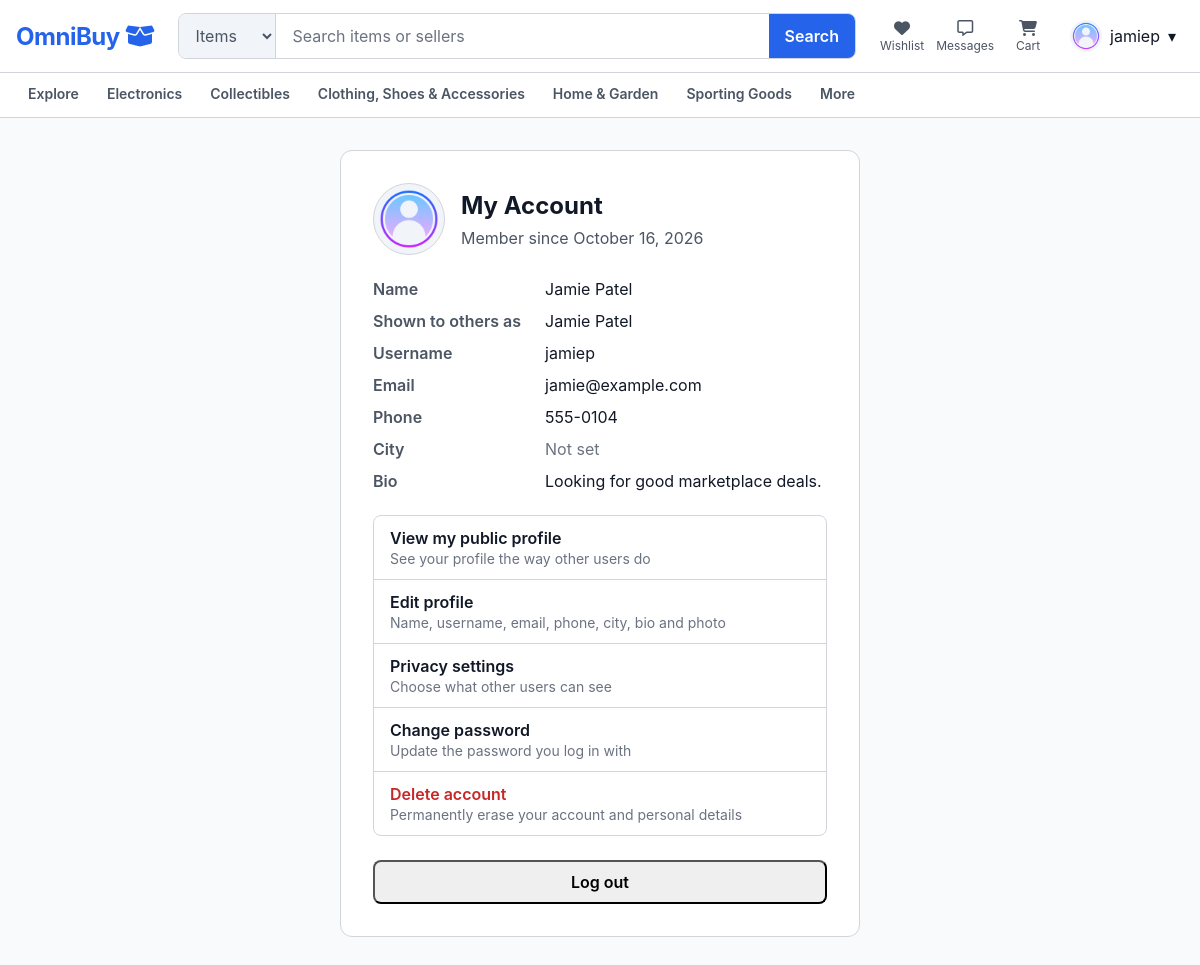
Screenshot of /pages/account.php (signed in) with the database file from the repository.
### tables this page shows
CREATE TABLE users (
    user_id BIGINT UNSIGNED NOT NULL AUTO_INCREMENT PRIMARY KEY,
    created_at TIMESTAMP NOT NULL DEFAULT CURRENT_TIMESTAMP,
    first_name VARCHAR(100) NOT NULL,
    last_name VARCHAR(100) NOT NULL,
    username VARCHAR(100) NOT NULL,
    email VARCHAR(255) NOT NULL,
    password_hash VARCHAR(255) NOT NULL,
    is_email_verified BOOLEAN NOT NULL DEFAULT FALSE,
    phone_number VARCHAR(20) NOT NULL,
    birth_date DATE NOT NULL,
    profile_image_url VARCHAR(2000) NULL,
    bio TEXT NULL DEFAULT NULL,
     
    city VARCHAR(100) NULL DEFAULT NULL,
    is_last_name_hidden BOOLEAN NOT NULL DEFAULT FALSE,
    account_status ENUM(
        'active',
        'suspended',
        'restricted',
         
        'deleted'
    ) NOT NULL
        DEFAULT 'active',
    
    UNIQUE KEY uq_users_username (username),
    UNIQUE KEY uq_users_email (email)
);

### includes/auth.php (called while the page is built, shortened)
<?php
function isLoggedIn(): bool
{
    return isset($_SESSION['user_id']);
}
function currentUser(): ?array
{
    return [
        'user_id' => (int) $_SESSION['user_id'],
        'username' => (string) ($_SESSION['username'] ?? ''),
        'avatar_url' => (string) ($_SESSION['avatar_url'] ?? AUTH_DEFAULT_AVATAR),
        'is_seller' => (bool) ($_SESSION['is_seller'] ?? false),
    ];
}

### includes/account.php (called while the page is built, shortened)
<?php
require_once __DIR__ . '/auth.php';
function loadAccount(PDO $pdo, int $userId): ?array
{
    $stmt = $pdo->prepare('
        SELECT
            user_id, first_name, last_name, username, email, phone_number,
            birth_date, profile_image_url, bio, city, is_last_name_hidden, created_at
        FROM users
        WHERE user_id = :id
    ');
    $stmt->execute(['id' => $userId]);
    $account = $stmt->fetch();
    $account['user_id'] = (int) $account['user_id'];
    $account['is_last_name_hidden'] = (bool) $account['is_last_name_hidden'];
    return $account;
}
function publicDisplayName(string $firstName, string $lastName, bool $isLastNameHidden): string
{
    return $isLastNameHidden || $lastName === '' ? $firstName : "$firstName $lastName";
}

### public/pages/account.php (the view, shortened to what this page needs)
<?php
require_once __DIR__ . '/../../includes/account.php';
require __DIR__ . '/../../db_connect.php';
$account = loadAccount($pdo, currentUser()['user_id']);
include __DIR__ . '/../components/header.php';
?>
<link rel="stylesheet" href="/assets/css/auth.css">
<section class="shell auth-page">
  <div class="auth-card">
    <div class="account-heading">
      <img class="account-avatar" alt=""
        src="<?= htmlspecialchars($account['profile_image_url'] ?: AUTH_DEFAULT_AVATAR) ?>">
      <div>
        <h1>My Account</h1>
        <p class="auth-card__subtitle">
          Member since <?= htmlspecialchars(date('F j, Y', strtotime($account['created_at']))) ?>
        </p>
      </div>
    </div>
    <dl class="account-details">
      <dt>Name</dt>
      <dd><?= htmlspecialchars($account['first_name'] . ' ' . $account['last_name']) ?></dd>
      <dt>Shown to others as</dt>
      <dd><?= htmlspecialchars(publicDisplayName(
          $account['first_name'],
          $account['last_name'],
          $account['is_last_name_hidden']
      )) ?></dd>
      <dt>Username</dt>
      <dd><?= htmlspecialchars($account['username']) ?></dd>
      <dt>Email</dt>
      <dd><?= htmlspecialchars($account['email']) ?></dd>
      <dt>Phone</dt>
      <dd><?= htmlspecialchars($account['phone_number']) ?></dd>
      <dt>City</dt>
      <dd><?= $account['city'] !== null
          ? htmlspecialchars($account['city'])
          : '<span class="account-details__empty">Not set</span>' ?></dd>
      <dt>Bio</dt>
      <dd class="account-details__bio"><?= $account['bio'] !== null
          ? htmlspecialchars($account['bio'])
          : '<span class="account-details__empty">No bio yet</span>' ?></dd>
    </dl>
    <nav class="account-actions" aria-label="Account settings">
      <a class="account-actions__link" href="/pages/profile.php?id=<?= $account['user_id'] ?>">
        <span>View my public profile</span>
        <span class="account-actions__hint">See your profile the way other users do</span>
      </a>
      <a class="account-actions__link" href="/pages/edit-profile.php">
        <span>Edit profile</span>
        <span class="account-actions__hint">Name, username, email, phone, city, bio and photo</span>
      </a>
      <a class="account-actions__link" href="/pages/privacy-settings.php">
        <span>Privacy settings</span>
        <span class="account-actions__hint">Choose what other users can see</span>
      </a>
      <a class="account-actions__link" href="/pages/change-password.php">
        <span>Change password</span>
        <span class="account-actions__hint">Update the password you log in with</span>
      </a>
      <a class="account-actions__link account-actions__link--danger" href="/pages/delete-account.php">
        <span>Delete account</span>
        <span class="account-actions__hint">Permanently erase your account and personal details</span>
      </a>
    </nav>
    <form action="/pages/logout.php" method="post">
      <button class="button auth-form__submit" type="submit">Log out</button>
    </form>
  </div>
</section>
<?php include __DIR__ . '/../components/footer.php'; ?>

### public/components/header.php (shortened to what this page needs)
<?php
$activeNav = $activeNav ?? '';
if (!isset($isLoggedIn) && session_status() === PHP_SESSION_ACTIVE && isset($_SESSION['user_id'])) {
    $isLoggedIn = true;
    $currentUser = $currentUser ?? [
        'username' => $_SESSION['username'] ?? 'Account',
        'avatar_url' => $_SESSION['avatar_url'] ?? '/assets/icons/default-avatar.png',
        'is_seller' => $_SESSION['is_seller'] ?? false,
    ];
}
$isLoggedIn = $isLoggedIn ?? false;
$currentUser = $currentUser ?? null;
function navActive(string $key, string $activeNav): string
{
    return $key === $activeNav ? ' is-active' : '';
}
?>
<!doctype html>
<html lang="en">
<head>
  <link rel="stylesheet" href="/assets/css/omnibuy-design-tokens.css">
  <link rel="stylesheet" href="/assets/css/shared-navigation.css">
</head>
<body>
<header class="site-header">
  <div class="site-header__top shell">
    <a class="brand" href="../index.php" aria-label="OmniBuy home">
      <span class="brand__name">
        OmniBuy
        <i class="fa-solid fa-box-open"></i>
      </span>
    </a>
    <form class="site-search" action="/pages/search.php" method="get" role="search">
      <select
        class="site-search__type"
        name="search_type"
        aria-label="Search type"
      >
        <option
          value="items"
          <?= ($searchType ?? 'items') === 'items'
            ? 'selected'
            : '' ?>
        >
          Items
        </option>
      </select>
      <input
        id="global-search"
        class="site-search__input"
        type="search"
        name="q"
        placeholder="Search items or sellers"
        autocomplete="off"
      >
      <button class="site-search__button" type="submit" aria-label="Search">Search</button>
    </form>
    <nav class="header-actions" aria-label="Account and shopping">
      <a class="icon-link" href="../pages/wishlist.php" aria-label="Wishlist">
        <i class="fa-solid fa-heart"></i>
        <span class="icon-link__label">Wishlist</span>
      </a>
      <a class="icon-link" href="../pages/messaging.php" aria-label="Messages">
        <i class="fa-regular fa-message"></i>
        <span class="icon-link__label">Messages</span>
      </a>
      <a class="icon-link" href="/cart.php" aria-label="Cart">
        <i class="fa-solid fa-cart-shopping"></i>
        <span class="icon-link__label">Cart</span>
      </a>
      <?php if ($isLoggedIn && $currentUser): ?>
        <div class="account-menu" data-account-menu>
          <button class="account-menu__trigger" type="button" aria-expanded="false" aria-controls="account-menu-panel">
            <img
              class="account-menu__avatar"
              src="<?= htmlspecialchars($currentUser['avatar_url'] ?? '/assets/icons/default-avatar.png') ?>"
              alt=""
            >
            <span><?= htmlspecialchars($currentUser['username'] ?? 'Account') ?></span>
            <span aria-hidden="true">▾</span>
          </button>
        </div>
      <?php else: ?>
        <a class="text-link" href="/pages/login.php">Log in</a>
        <a class="button button--primary button--small" href="/pages/signup.php">Sign up</a>
      <?php endif; ?>
    </nav>
  </div>
  <div class="site-header__nav-wrap">
    <nav class="primary-nav shell" id="primary-nav" aria-label="Primary navigation">
      <a class="primary-nav__link<?= navActive('home', $activeNav) ?>" href="/">Explore</a>
      <a class="primary-nav__link<?= navActive(
          'electronics',
          $activeNav,
      ) ?>" href="/category.php?category=electronics">Electronics</a>
      <a class="primary-nav__link<?= navActive(
          'collectibles',
          $activeNav,
      ) ?>" href="/category.php?category=collectibles">Collectibles</a>
      <a class="primary-nav__link<?= navActive(
          'clothing',
          $activeNav,
      ) ?>" href="/category.php?category=clothing">Clothing, Shoes & Accessories</a>
      <a class="primary-nav__link<?= navActive(
          'home-garden',
          $activeNav,
      ) ?>" href="/category.php?category=home-garden">Home & Garden</a>
      <a class="primary-nav__link<?= navActive(
          'sporting-goods',
          $activeNav,
      ) ?>" href="/category.php?category=sporting-goods">Sporting Goods</a>
      <a class="primary-nav__link" href="/categories.php">More</a>
    </nav>
  </div>
</header>
<main id="main-content" class="page-main">

### public/components/footer.php (shortened to what this page needs)
</main>
</body>
</html>

### public/assets/css/omnibuy-design-tokens.css (style rules this page uses)
:root { --color-primary: #2563EB; --color-primary-hover: #1D4ED8; --color-primary-light: #DBEAFE; --color-navy: #183B6B; --color-background: #F8FAFC; --color-surface: #FFFFFF; --color-surface-secondary: #F1F5F9; --color-border: #D1D5DB; --color-text: #111827; --color-text-secondary: #4B5563; --color-text-muted: #6B7280; --color-success: #2E7D32; --color-warning: #B26A00; --color-danger: #C62828; --font-ui: "Inter", system-ui, -apple-system, BlinkMacSystemFont, "Segoe UI", Arial, sans-serif; --radius-input: 8px; --radius-button: 8px; --radius-card: 12px; --radius-modal: 16px; --space-1: 4px; --space-2: 8px; --space-3: 12px; --space-4: 16px; --space-6: 24px; --space-8: 32px; --space-12: 48px; }

### public/assets/css/shared-navigation.css (style rules this page uses)
*, *::before, *::after { box-sizing: border-box; }
body { margin: 0; color: var(--color-text); background: var(--color-background); font-family: var(--font-ui); }
a { color: inherit; text-decoration: none; }
button, input, select { font: inherit; }
.shell { width: min(1180px, calc(100% - 32px)); margin-inline: auto; }
.site-header { position: sticky; top: 0; z-index: 50; border-bottom: 1px solid var(--color-border); background: var(--color-surface); }
.site-header__top { min-height: 72px; display: grid; grid-template-columns: auto minmax(280px, 1fr) auto; align-items: center; gap: var(--space-6); }
.brand { display: inline-flex; align-items: center; gap: var(--space-1); color: var(--color-primary); font-weight: 700; font-size: 24px; letter-spacing: -0.02em; transition: transform 0.3s ease, box-shadow 0.3s ease; }
.site-search { width: 100%; max-width: 100%; min-width: 0; display: grid; grid-template-columns: auto minmax(0, 1fr) auto; border: 1px solid var(--color-border); border-radius: var(--radius-input); overflow: hidden; background: var(--color-surface); }
.site-search__type, .site-search__input, .site-search__button { min-height: 44px; border: 0; }
.site-search__type { padding-inline: var(--space-3); border-right: 1px solid var(--color-border); color: var(--color-text-secondary); background: var(--color-surface-secondary); }
.site-search__input { min-width: 0; padding-inline: var(--space-4); color: var(--color-text); background: transparent; }
.site-search__input::placeholder { color: var(--color-text-muted); }
.site-search__button { padding-inline: var(--space-4); cursor: pointer; background: var(--color-primary); color: #fff; font-weight: 600; }
.header-actions { display: flex; align-items: center; gap: var(--space-3); white-space: nowrap; }
.icon-link { position: relative; min-width: 44px; min-height: 44px; display: inline-flex; flex-direction: column; align-items: center; justify-content: center; gap: 2px; border-radius: var(--radius-button); color: var(--color-text-secondary); }
.icon-link__label { font-size: 12px; }
.button { min-height: 44px; display: inline-flex; align-items: center; justify-content: center; padding: 0 var(--space-4); border-radius: var(--radius-button); font-weight: 600; }
.account-menu { position: relative; }
.account-menu__trigger { min-height: 44px; display: inline-flex; align-items: center; gap: var(--space-2); padding: var(--space-1) var(--space-2); border: 0; border-radius: var(--radius-button); cursor: pointer; color: var(--color-text); background: transparent; }
.account-menu__avatar { width: 32px; height: 32px; border-radius: 50%; object-fit: cover; background: var(--color-surface-secondary); }
.site-header__nav-wrap { border-top: 1px solid var(--color-border); background: var(--color-surface); }
.primary-nav { min-height: 44px; display: flex; align-items: stretch; gap: var(--space-1); overflow-x: auto; }
.primary-nav__link { min-height: 44px; display: inline-flex; align-items: center; padding-inline: var(--space-3); border-bottom: 3px solid transparent; color: var(--color-text-secondary); font-size: 14px; font-weight: 600; }
.page-main { min-height: 60vh; }

### rows the page displays
users: created_at "October 16, 2026", first_name+last_name "Jamie Patel", first_name+last_name+is_last_name_hidden "Jamie Patel", username "jamiep", email "jamie@example.com", phone_number "555-0104", bio "Looking for good marketplace deals."

### other values shown
$currentUser['username'] "jamiep"
